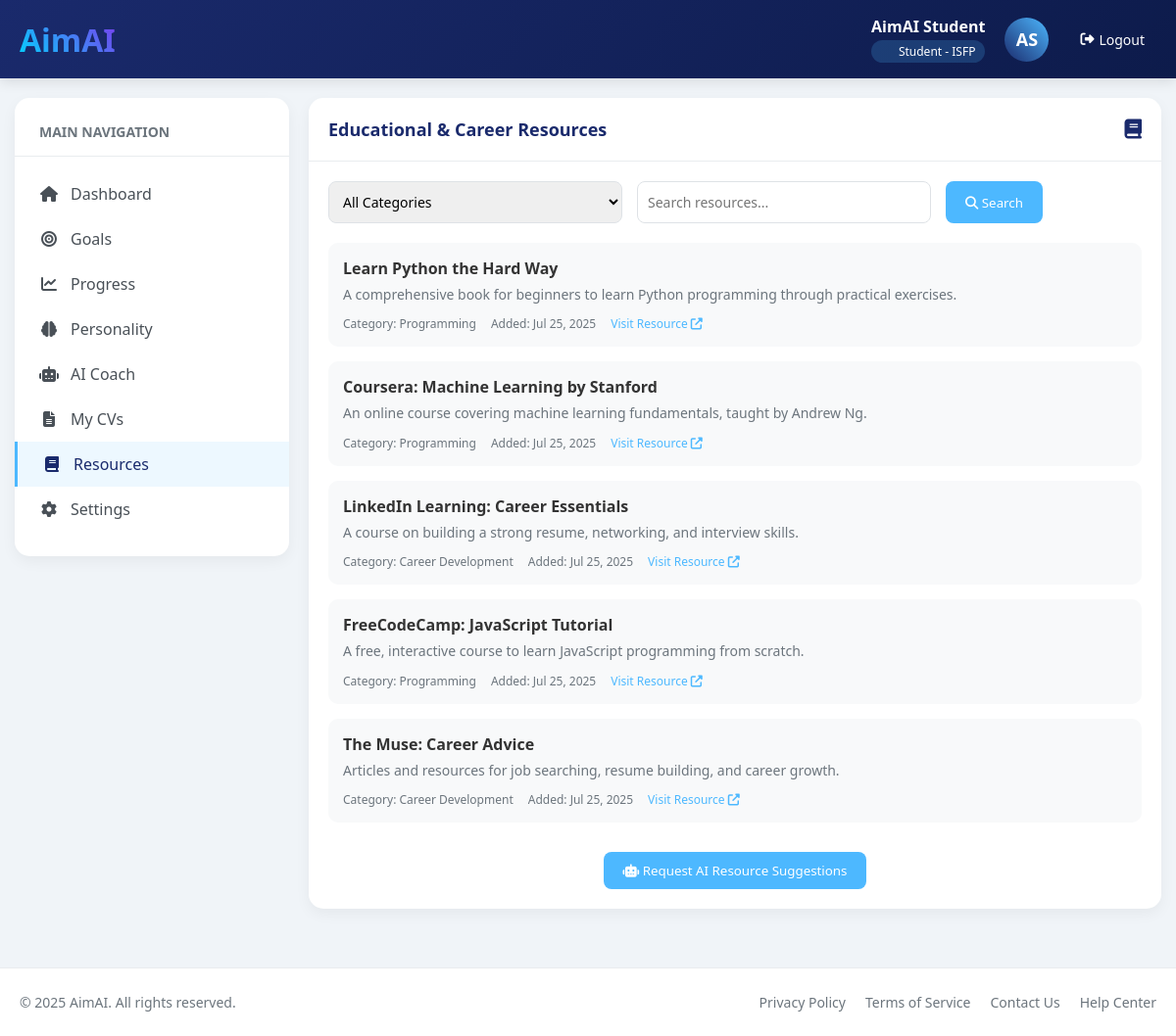
Page /resources.php (signed in) on the committed database.
### tables this page shows
CREATE TABLE `users` (
  `user_id` int(11) NOT NULL,
  `username` varchar(50) NOT NULL,
  `email` varchar(100) NOT NULL,
  `password_hash` varchar(255) NOT NULL,
  `personality_type` varchar(50) DEFAULT NULL,
  `created_at` timestamp NOT NULL DEFAULT current_timestamp(),
  `role` enum('student','admin','company','mentor') NOT NULL DEFAULT 'student',
  `status` enum('active','inactive','temporary') NOT NULL DEFAULT 'temporary',
  `specialization` varchar(255) DEFAULT NULL,
  `mentorship_intent` text DEFAULT NULL,
  `company_id` int(11) DEFAULT NULL
);

CREATE TABLE `resources` (
  `resource_id` int(11) NOT NULL,
  `user_id` int(11) DEFAULT NULL,
  `title` varchar(255) NOT NULL,
  `description` text NOT NULL,
  `category` varchar(50) NOT NULL,
  `url` varchar(255) NOT NULL,
  `created_at` timestamp NOT NULL DEFAULT current_timestamp()
);

### resources.php (the view, shortened to what this page needs)
<?php
require 'config.php';
try {
    $stmt = $pdo->prepare("SELECT username, personality_type FROM users WHERE user_id = ?");
    $stmt->execute([$_SESSION['user_id']]);
    $user = $stmt->fetch();
    $query = "SELECT resource_id, title, description, category, url, created_at FROM resources WHERE user_id IS NULL OR user_id = ?";
    $params = [$_SESSION['user_id']];
    $search_query = isset($_GET['search']) ? trim($_GET['search']) : '';
    $query .= " ORDER BY created_at DESC";
    $stmt = $pdo->prepare($query);
    $stmt->execute($params);
    $resources = $stmt->fetchAll();
    $nameParts = explode(' ', $user['username']);
    $initials = '';
    foreach ($nameParts as $part) {
        $initials .= strtoupper(substr($part, 0, 1));
        if (strlen($initials) >= 2) break;
    }
} catch (PDOException $e) {
    die("Error: " . $e->getMessage());
}
?>
<!DOCTYPE html>
<html lang="en">
<head>
    <link rel="stylesheet" href="https://cdnjs.cloudflare.com/ajax/libs/font-awesome/6.4.0/css/all.min.css">
</head>
<body>
    <header>
        <div class="header-container">
            <div class="logo"> AimAI</div>
            <div class="user-info">
                <div class="user-details">
                    <div class="user-name"><?php echo htmlspecialchars($user['username']); ?></div>
                    <div class="user-role">
                        Student <?php echo $user['personality_type'] ? '- ' . htmlspecialchars($user['personality_type']) : ''; ?>
                    </div>
                </div>
                <div class="user-avatar">
                    <?php echo htmlspecialchars($initials); ?>
                </div>
                <a href="logout.php" class="logout-btn"><i class="fas fa-sign-out-alt"></i> Logout</a>
            </div>
        </div>
    </header>
    <div class="container">
          <div class="sidebar">
            <div class="nav-title">MAIN NAVIGATION</div>
            <a href="student_dashboard.php" class="nav-item ">
                <i class="fas fa-home"></i> Dashboard
            </a>
            <a href="goals.php" class="nav-item ">
                <i class="fas fa-bullseye"></i> Goals
            </a>
            <a href="progress.php" class="nav-item ">
                <i class="fas fa-chart-line"></i> Progress
            </a>
            <a href="personality.php" class="nav-item">
                <i class="fas fa-brain"></i> Personality
            </a>
            <a href="ai_coach.php" class="nav-item ">
                <i class="fas fa-robot"></i> AI Coach
            </a>
            <a href="view_cvs.php" class="nav-item">
        <i class="fas fa-file-alt"></i> My CVs
    </a>
            <a href="resources.php" class="nav-item active">
                <i class="fas fa-book"></i> Resources
            </a>
            <a href="settings.php" class="nav-item">
                <i class="fas fa-cog"></i> Settings
            </a>
        </div>
        <div class="main-content">
            <div class="card">
                <div class="card-header">
                    <h3>Educational & Career Resources</h3>
                    <i class="fas fa-book"></i>
                </div>
                <div class="card-body">
                    <form method="GET" class="filter-search">
                        <select name="category" onchange="this.form.submit()">
                            <option value="">All Categories</option>
                        </select>
                        <input type="text" name="search" placeholder="Search resources..." value="<?php echo htmlspecialchars($search_query); ?>">
                        <button type="submit"><i class="fas fa-search"></i> Search</button>
                    </form>
                    <div class="resource-list">
                        <?php if (empty($resources)): ?>
                            <p>No resources found matching your criteria.</p>
                        <?php else: ?>
                            <?php foreach ($resources as $resource): ?>
                                <div class="resource-item">
                                    <div class="resource-title"><?php echo htmlspecialchars($resource['title']); ?></div>
                                    <div class="resource-description"><?php echo htmlspecialchars($resource['description']); ?></div>
                                    <div class="resource-meta">
                                        <span>Category: <?php echo htmlspecialchars($resource['category']); ?></span>
                                        <span>Added: <?php echo date('M d, Y', strtotime($resource['created_at'])); ?></span>
                                        <a href="<?php echo htmlspecialchars($resource['url']); ?>" target="_blank">Visit Resource <i class="fas fa-external-link-alt"></i></a>
                                    </div>
                                </div>
                            <?php endforeach; ?>
                        <?php endif; ?>
                        <form method="POST" style="text-align: center;">
                            <button type="submit" name="request_suggestions" class="request-btn">
                                <i class="fas fa-robot"></i> Request AI Resource Suggestions
                            </button>
                        </form>
                    </div>
                </div>
            </div>
        </div>
    </div>
    <footer>
        <div class="footer-container">
            <div class="copyright">© 2025 AimAI. All rights reserved.</div>
            <div class="footer-links">
                <a href="#">Privacy Policy</a>
                <a href="#">Terms of Service</a>
                <a href="#">Contact Us</a>
                <a href="#">Help Center</a>
            </div>
        </div>
    </footer>
</body>
</html>

### rows in the picture
users: username "AimAI Student", personality_type "ISFP"
resources: title "Learn Python the Hard Way", description "A comprehensive book for beginners to learn Python programming through practical exercises.", category "Programming", created_at "Jul 25, 2025"
resources: title "Coursera: Machine Learning by Stanford", description "An online course covering machine learning fundamentals, taught by Andrew Ng.", category "Programming", created_at "Jul 25, 2025"
resources: title "LinkedIn Learning: Career Essentials", description "A course on building a strong resume, networking, and interview skills.", category "Career Development", created_at "Jul 25, 2025"
resources: title "FreeCodeCamp: JavaScript Tutorial", description "A free, interactive course to learn JavaScript programming from scratch.", category "Programming", created_at "Jul 25, 2025"
resources: title "The Muse: Career Advice", description "Articles and resources for job searching, resume building, and career growth.", category "Career Development", created_at "Jul 25, 2025"

### other values in the picture
$initials "AS"
